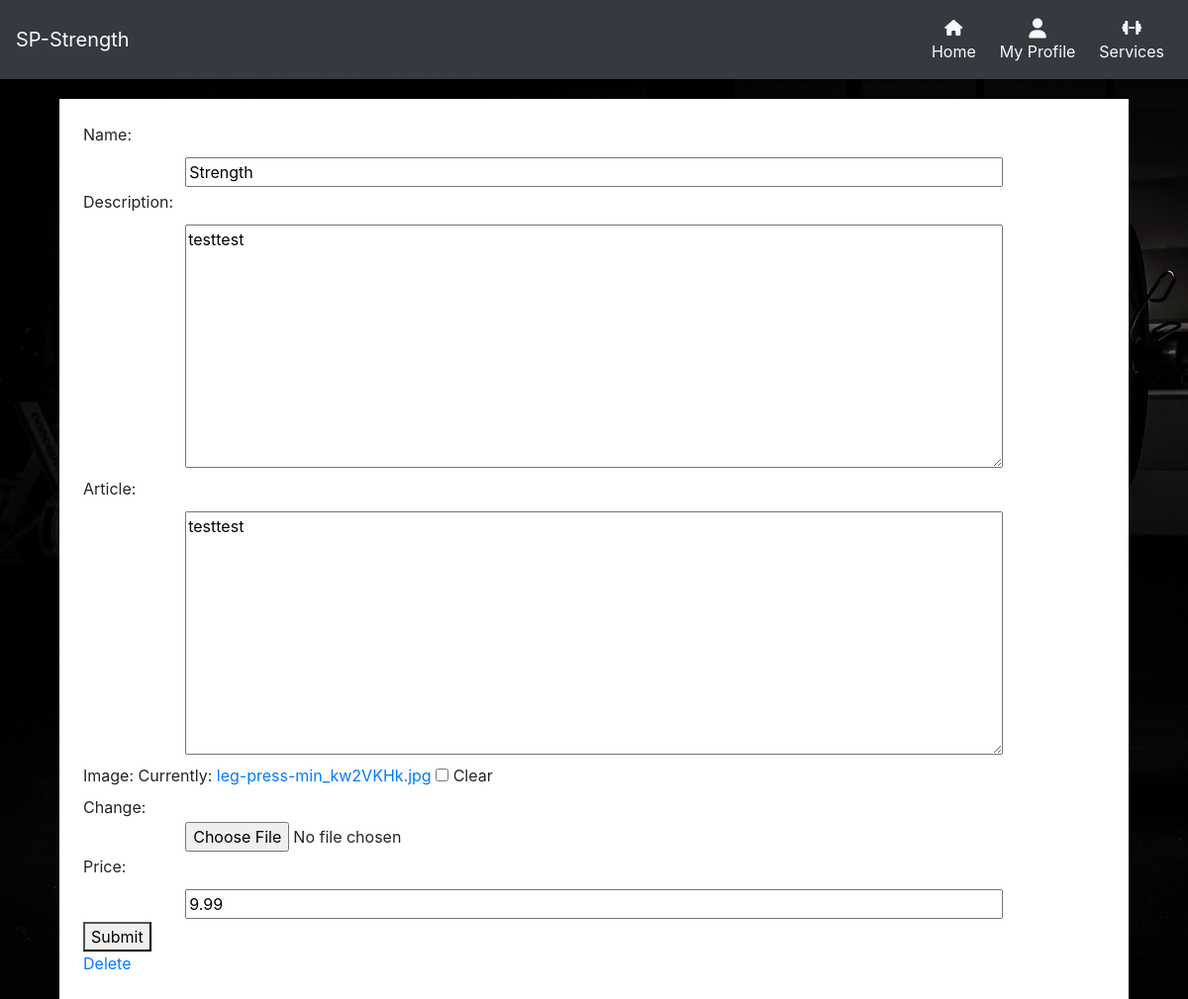
Screenshot of /services/edit/Strength/ (signed in) with the database file from the repository.
### services/models.py (models this page shows)
class Training_Type(models.Model):
    name = models.CharField(max_length=64)
    description = models.TextField()
    article = models.TextField(null=True, blank=True)
    image = models.ImageField()
    price = models.DecimalField(decimal_places=2, max_digits=5, null=False, blank=False, default=9.99)
    def __str__(self):
        return self.name

### services/views.py (the view)
# urls.py: path('edit/<str:article_name>/', views.edit, name='edit'),
def edit(request, article_name):
    article_name = get_object_or_404(Training_Type, name=article_name)
    context = {
                'article': article_name
            }
    if request.user.is_superuser:
        if request.method == 'POST':
            form = ArticleForm(request.POST, request.FILES,
                               instance=article_name)
            if form.is_valid():
                form.save()
                return redirect('article', article_name)
        else:
            form = ArticleForm(instance=article_name)
        context = {
            'article': article_name,
            'form': form
        }
        return render(request, 'services/edit.html', context)
    else:
        return redirect('article', article_name)

### services/forms.py
class ArticleForm(forms.ModelForm):
    class Meta:
        model = Training_Type
        fields = '__all__'
    image = forms.ImageField(label='Image', required=False)
    def __init__(self, *args, **kwargs):
        super().__init__(*args, **kwargs)
        placeholders = {
            'name': 'name',
            'description': 'description',
            'article': 'article content',
            'image': 'image',
            'price': 'price',
        }
        self.fields['name'].widget.attrs['readonly'] = True
        self.fields['description'].widget.attrs['autofocus'] = True
        for field in self.fields:
            placeholder = placeholders[field]
            self.fields[field].widget.attrs['placeholder'] = placeholder
            self.fields[field].widget.attrs['class'] = 'formstyle'

### services/templates/services/edit.html (shortened to what this page needs)
<!DOCTYPE html>
{% extends 'base.html' %}
{% load static %}
{% block content %}
    <div class="container-fluid top-margin services-container p-4">
        <div class="row">
           <div class="col-12">
                <form action = "{% url 'edit' article %}" method = "POST" id="article_update" enctype="multipart/form-data">
                    {{ form }}
                    <button type="submit">Submit</button>
                </form>
                    <a href="{% url 'delete' article %}">Delete</a>
            </div>
        </div>
    </div>
{% endblock %}

### static/css/style.css (style rules this page uses)
body { background: url('/media/back-squat-min.jpg') no-repeat center center fixed; background-size: cover; height: 100vh; z-index: -1000; }
.top-margin { margin-top: 66px; }
.services-container { margin-left: 5%; margin-right: 5%; width: 90%; background-color: white; margin-top: 100px; }
.formstyle { width: 80%; margin: 3px 10% }

### rows the page displays
Training_Type: name "Strength", description "testtest", article "testtest", price "9.99"
